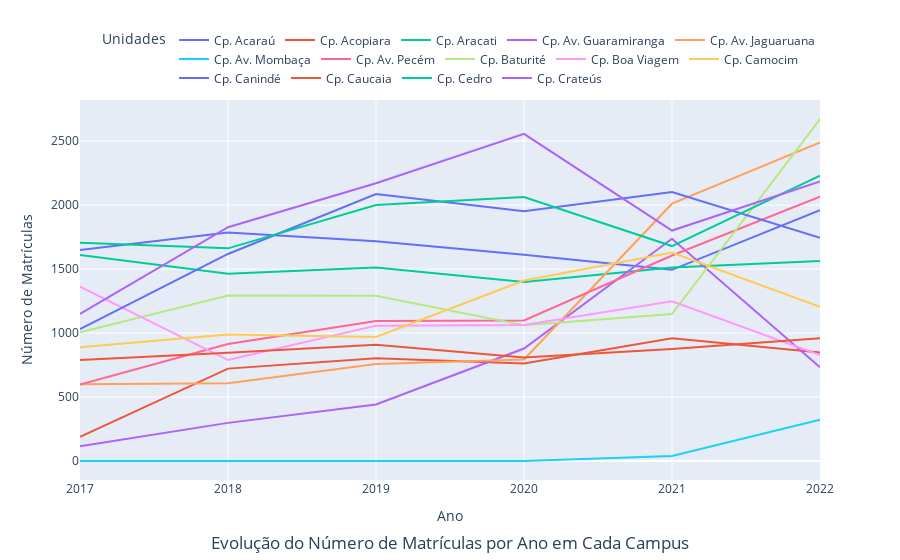

Notebook cell for this chart:
### Markdown cell above
##  gráfico com legenda interativa para selecionar unidades

### Code cell
# Criando o gráfico de linhas com a legenda interativa e título na parte inferior
fig = px.line(df_melted, x='Ano', y='Número de Matrículas', color='Unidades',
              labels={'Ano': 'Ano', 'Número de Matrículas': 'Número de Matrículas'},
              title='Evolução do Número de Matrículas por Ano em Cada Campus')

# Mostrando o gráfico com legenda interativa e título na parte inferior
fig.update_layout(legend=dict(orientation='h', yanchor='bottom', y=1.02, xanchor='right', x=1),
                  title=dict(y=0.02, x=0.5))  # Definindo o valor y para posicionar o título na parte inferior
fig.show()

### Figure 1 — Plotly figure (JSON) as saved in the notebook; plotly's stock layout.template omitted (floating-point values rounded to 4 significant figures)
{"data": [{"hovertemplate": "Unidades=Cp. Acaraú<br>Ano=%{x}<br>Número de Matrículas=%{y}<extra></extra>", "legendgroup": "Cp. Acaraú", "line": {"color": "#636efa", "dash": "solid"}, "marker": {"symbol": "circle"}, "mode": "lines", "name": "Cp. Acaraú", "orientation": "v", "showlegend": true, "type": "scatter", "x": [2017, 2018, 2019, 2020, 2021, 2022], "xaxis": "x", "y": [1649, 1786, 1717, 1612, 1494, 1961], "yaxis": "y"}, {"hovertemplate": "Unidades=Cp. Acopiara<br>Ano=%{x}<br>Número de Matrículas=%{y}<extra></extra>", "legendgroup": "Cp. Acopiara", "line": {"color": "#EF553B", "dash": "solid"}, "marker": {"symbol": "circle"}, "mode": "lines", "name": "Cp. Acopiara", "orientation": "v", "showlegend": true, "type": "scatter", "x": [2017, 2018, 2019, 2020, 2021, 2022], "xaxis": "x", "y": [189, 722, 804, 763, 959, 848], "yaxis": "y"}, {"hovertemplate": "Unidades=Cp. Aracati<br>Ano=%{x}<br>Número de Matrículas=%{y}<extra></extra>", "legendgroup": "Cp. Aracati", "line": {"color": "#00cc96", "dash": "solid"}, "marker": {"symbol": "circle"}, "mode": "lines", "name": "Cp. Aracati", "orientation": "v", "showlegend": true, "type": "scatter", "x": [2017, 2018, 2019, 2020, 2021, 2022], "xaxis": "x", "y": [1611, 1464, 1513, 1400, 1512, 1563], "yaxis": "y"}, {"hovertemplate": "Unidades=Cp. Av. Guaramiranga<br>Ano=%{x}<br>Número de Matrículas=%{y}<extra></extra>", "legendgroup": "Cp. Av. Guaramiranga", "line": {"color": "#ab63fa", "dash": "solid"}, "marker": {"symbol": "circle"}, "mode": "lines", "name": "Cp. Av. Guaramiranga", "orientation": "v", "showlegend": true, "type": "scatter", "x": [2017, 2018, 2019, 2020, 2021, 2022], "xaxis": "x", "y": [116, 298, 442, 879, 1737, 733], "yaxis": "y"}, {"hovertemplate": "Unidades=Cp. Av. Jaguaruana<br>Ano=%{x}<br>Número de Matrículas=%{y}<extra></extra>", "legendgroup": "Cp. Av. Jaguaruana", "line": {"color": "#FFA15A", "dash": "solid"}, "marker": {"symbol": "circle"}, "mode": "lines", "name": "Cp. Av. Jaguaruana", "orientation": "v", "showlegend": true, "type": "scatter", "x": [2017, 2018, 2019, 2020, 2021, 2022], "xaxis": "x", "y": [600, 607, 759, 794, 2011, 2489], "yaxis": "y"}, {"hovertemplate": "Unidades=Cp. Av. Mombaça<br>Ano=%{x}<br>Número de Matrículas=%{y}<extra></extra>", "legendgroup": "Cp. Av. Mombaça", "line": {"color": "#19d3f3", "dash": "solid"}, "marker": {"symbol": "circle"}, "mode": "lines", "name": "Cp. Av. Mombaça", "orientation": "v", "showlegend": true, "type": "scatter", "x": [2017, 2018, 2019, 2020, 2021, 2022], "xaxis": "x", "y": [0, 0, 0, 0, 40, 323], "yaxis": "y"}, {"hovertemplate": "Unidades=Cp. Av. Pecém<br>Ano=%{x}<br>Número de Matrículas=%{y}<extra></extra>", "legendgroup": "Cp. Av. Pecém", "line": {"color": "#FF6692", "dash": "solid"}, "marker": {"symbol": "circle"}, "mode": "lines", "name": "Cp. Av. Pecém", "orientation": "v", "showlegend": true, "type": "scatter", "x": [2017, 2018, 2019, 2020, 2021, 2022], "xaxis": "x", "y": [598, 914, 1094, 1099, 1606, 2066], "yaxis": "y"}, {"hovertemplate": "Unidades=Cp. Baturité<br>Ano=%{x}<br>Número de Matrículas=%{y}<extra></extra>", "legendgroup": "Cp. Baturité", "line": {"color": "#B6E880", "dash": "solid"}, "marker": {"symbol": "circle"}, "mode": "lines", "name": "Cp. Baturité", "orientation": "v", "showlegend": true, "type": "scatter", "x": [2017, 2018, 2019, 2020, 2021, 2022], "xaxis": "x", "y": [1007, 1293, 1291, 1061, 1149, 2673], "yaxis": "y"}, {"hovertemplate": "Unidades=Cp. Boa Viagem<br>Ano=%{x}<br>Número de Matrículas=%{y}<extra></extra>", "legendgroup": "Cp. Boa Viagem", "line": {"color": "#FF97FF", "dash": "solid"}, "marker": {"symbol": "circle"}, "mode": "lines", "name": "Cp. Boa Viagem", "orientation": "v", "showlegend": true, "type": "scatter", "x": [2017, 2018, 2019, 2020, 2021, 2022], "xaxis": "x", "y": [1363, 789, 1058, 1063, 1248, 828], "yaxis": "y"}, {"hovertemplate": "Unidades=Cp. Camocim<br>Ano=%{x}<br>Número de Matrículas=%{y}<extra></extra>", "legendgroup": "Cp. Camocim", "line": {"color": "#FECB52", "dash": "solid"}, "marker": {"symbol": "circle"}, "mode": "lines", "name": "Cp. Camocim", "orientation": "v", "showlegend": true, "type": "scatter", "x": [2017, 2018, 2019, 2020, 2021, 2022], "xaxis": "x", "y": [890, 988, 969, 1411, 1630, 1205], "yaxis": "y"}, {"hovertemplate": "Unidades=Cp. Canindé<br>Ano=%{x}<br>Número de Matrículas=%{y}<extra></extra>", "legendgroup": "Cp. Canindé", "line": {"color": "#636efa", "dash": "solid"}, "marker": {"symbol": "circle"}, "mode": "lines", "name": "Cp. Canindé", "orientation": "v", "showlegend": true, "type": "scatter", "x": [2017, 2018, 2019, 2020, 2021, 2022], "xaxis": "x", "y": [1031, 1618, 2087, 1953, 2102, 1744], "yaxis": "y"}, {"hovertemplate": "Unidades=Cp. Caucaia<br>Ano=%{x}<br>Número de Matrículas=%{y}<extra></extra>", "legendgroup": "Cp. Caucaia", "line": {"color": "#EF553B", "dash": "solid"}, "marker": {"symbol": "circle"}, "mode": "lines", "name": "Cp. Caucaia", "orientation": "v", "showlegend": true, "type": "scatter", "x": [2017, 2018, 2019, 2020, 2021, 2022], "xaxis": "x", "y": [789, 846, 909, 808, 875, 960], "yaxis": "y"}, {"hovertemplate": "Unidades=Cp. Cedro<br>Ano=%{x}<br>Número de Matrículas=%{y}<extra></extra>", "legendgroup": "Cp. Cedro", "line": {"color": "#00cc96", "dash": "solid"}, "marker": {"symbol": "circle"}, "mode": "lines", "name": "Cp. Cedro", "orientation": "v", "showlegend": true, "type": "scatter", "x": [2017, 2018, 2019, 2020, 2021, 2022], "xaxis": "x", "y": [1706, 1662, 2001, 2063, 1680, 2231], "yaxis": "y"}, {"hovertemplate": "Unidades=Cp. Crateús<br>Ano=%{x}<br>Número de Matrículas=%{y}<extra></extra>", "legendgroup": "Cp. Crateús", "line": {"color": "#ab63fa", "dash": "solid"}, "marker": {"symbol": "circle"}, "mode": "lines", "name": "Cp. Crateús", "orientation": "v", "showlegend": true, "type": "scatter", "x": [2017, 2018, 2019, 2020, 2021, 2022], "xaxis": "x", "y": [1149, 1827, 2171, 2557, 1801, 2185], "yaxis": "y"}], "layout": {"legend": {"orientation": "h", "title": {"text": "Unidades"}, "tracegroupgap": 0, "x": 1, "xanchor": "right", "y": 1.02, "yanchor": "bottom"}, "title": {"text": "Evolução do Número de Matrículas por Ano em Cada Campus", "x": 0.5, "y": 0.02}, "xaxis": {"anchor": "y", "domain": [0, 1], "title": {"text": "Ano"}}, "yaxis": {"anchor": "x", "domain": [0, 1], "title": {"text": "Número de Matrículas"}}}}
